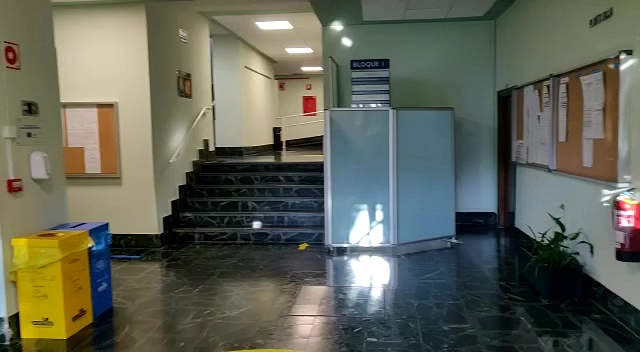
#> input picture nodo100001.jpg, 640 x 352 px, found by its file name
$ jupyter execute --allow-errors practica.ipynb
#> lines starting #> are read from the running program, lines starting #| are printed output that depends on the picture
# Procesado de datos

## Ejemplo

[cell 1]
import cv2
import os
import numpy as np
from matplotlib import pyplot as plt
import pandas as pd
from sklearn.neighbors import KNeighborsClassifier, NearestNeighbors
from sklearn.metrics import accuracy_score
from sklearn.model_selection import LeaveOneOut, cross_val_score
import warnings
warnings.filterwarnings('ignore', category=UserWarning)

Variables

[cell 2]
IMG_SIZE = 256

[cell 3]
nodo1 = cv2.imread("./fotogramas/Fotogramas/nodo1/nodo100001.jpg")
#> nodo1 is the input picture: shape (352, 640, 3); mean B, G, R 87.3, 100.3, 97.3

[cell 4]
plt.imshow(nodo1)
plt.show()

[cell 5]
grayImage = cv2.cvtColor(nodo1, cv2.COLOR_BGR2GRAY)
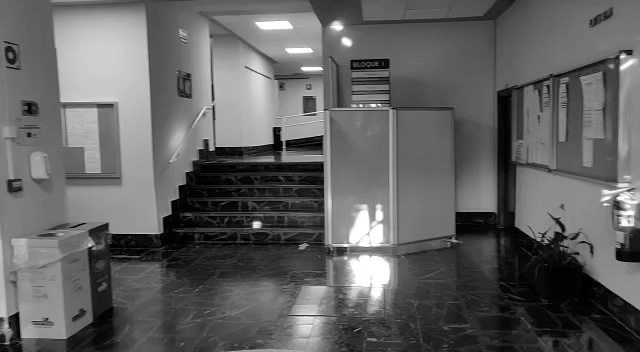
#> grayImage: shape (352, 640); min 0, max 255, mean 97.9
img_pred = cv2.resize(grayImage, (IMG_SIZE, IMG_SIZE), interpolation=cv2.INTER_AREA)
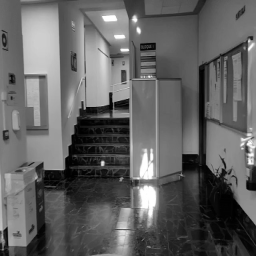
#> img_pred: shape (256, 256); min 0, max 255, mean 97.9
plt.imshow(img_pred, cmap='gray')
plt.show()

[cell 6]
hist = cv2.calcHist([img_pred], [0], None, [256], [0, 256])
#> hist = 256 values, max 1019 at index 101, min 2 at index 224, mean 256
hist /= hist.sum() # Normalize
#> hist = 256 values, max 0.0155 at index 101, min 3.05e-05 at index 224, mean 0.00391

[cell 7]
# plot the histogram
plt.figure()
plt.title("Grayscale Histogram")
plt.xlabel("Bins")
plt.ylabel("# of Pixels (%)")
plt.plot(hist)
plt.xlim([0, 256])
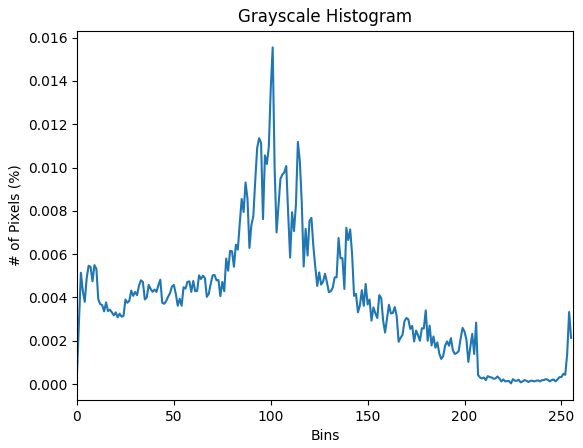
#> figure drawn by matplotlib, 1 panel; curve peaks at x = 101, y = 0.0155
